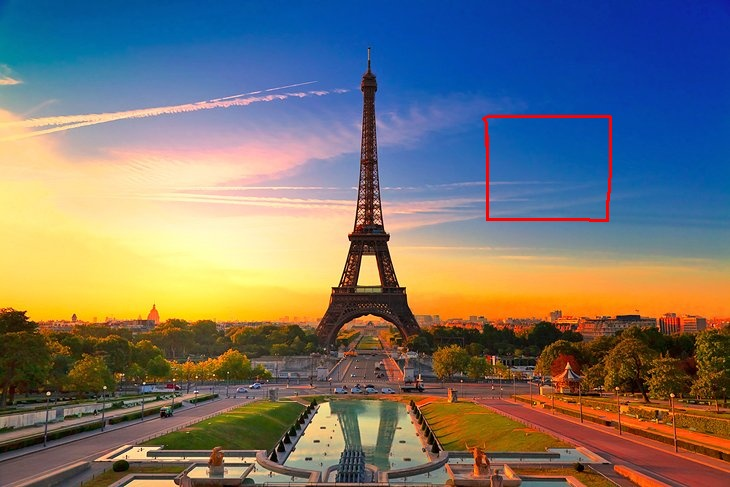
#> input picture 1.jpg, 730 x 487 px; the run also reads 1 picture not shown here
$ python differ.py
#> lines starting #> are read from the running program, lines starting #| are printed output that depends on the picture
import cv2
import  numpy as np

img1 =cv2.imread('1.jpg')
#> img1 is the input picture: shape (487, 730, 3); mean B, G, R 113.1, 116.7, 119.7
img2 =cv2.imread('2.jpg')

cv2.imshow("Img",img1)
cv2.waitKey(0)

cv2.imshow("Img",img2)
cv2.waitKey(0)

show =img2 -img1
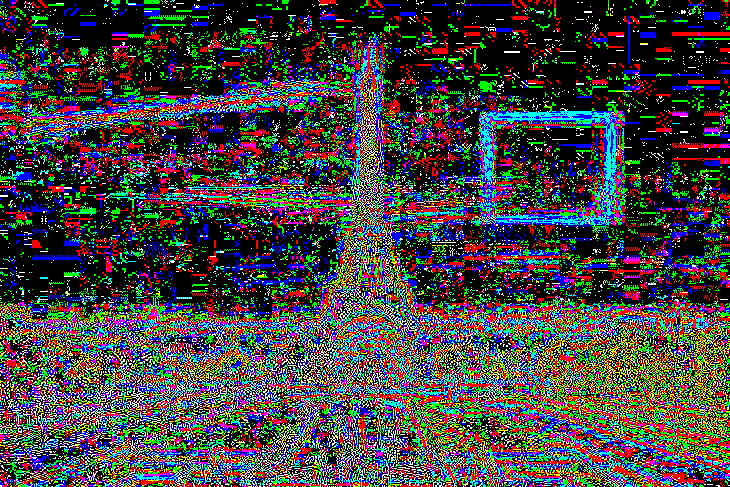
#> show: shape (487, 730, 3); mean B, G, R 62.4, 64.3, 64.1
show[show < 40] =255
cv2.imshow("Differnce",show)
cv2.waitKey(0)
